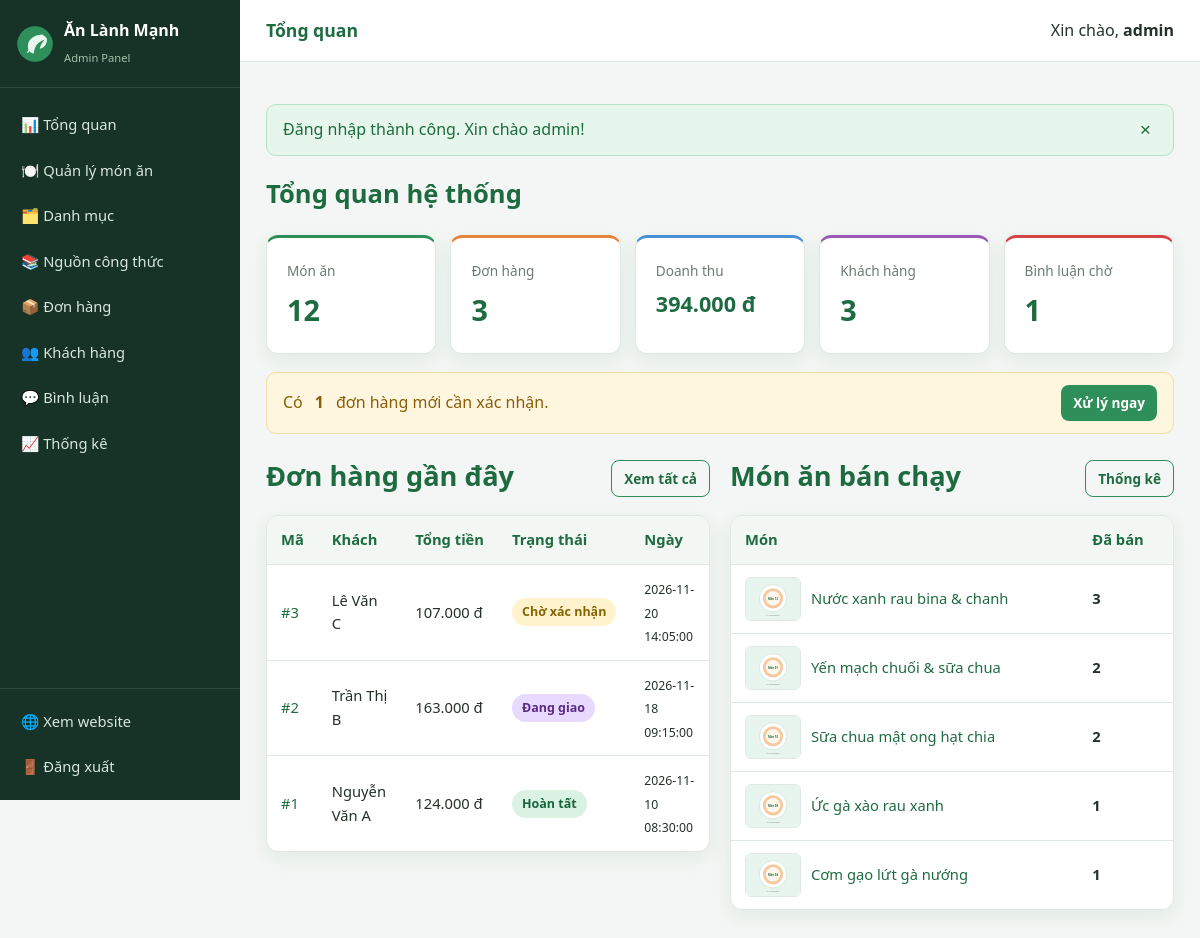
/admin/index.php (signed in), run on the app's committed database.
### tables this page shows
CREATE TABLE don_hang (
    id INT AUTO_INCREMENT PRIMARY KEY,
    id_nguoi_dung INT NOT NULL,
    ho_ten VARCHAR(150) NOT NULL,
    dien_thoai VARCHAR(20) NOT NULL,
    dia_chi TEXT NOT NULL,
    tong_tien DECIMAL(10,2) NOT NULL,
    tong_calo INT NOT NULL DEFAULT 0,
    trang_thai ENUM('cho_xac_nhan','dang_chuan_bi','dang_giao','hoan_tat','huy') NOT NULL DEFAULT 'cho_xac_nhan',
    ghi_chu TEXT,
    created_at TIMESTAMP DEFAULT CURRENT_TIMESTAMP,
    FOREIGN KEY (id_nguoi_dung) REFERENCES nguoi_dung(id) ON DELETE CASCADE
);

CREATE TABLE nguoi_dung (
    id INT AUTO_INCREMENT PRIMARY KEY,
    ho_ten VARCHAR(150) NOT NULL,
    email VARCHAR(150) NOT NULL UNIQUE,
    mat_khau VARCHAR(255) NOT NULL,
    gioi_tinh ENUM('nam','nu','khac') NOT NULL DEFAULT 'khac',
    tuoi INT NOT NULL DEFAULT 25,
    chieu_cao DECIMAL(5,2) NOT NULL DEFAULT 165.00,
    can_nang DECIMAL(5,2) NOT NULL DEFAULT 60.00,
    muc_do_hoat_dong ENUM('thap','trung_binh','cao') NOT NULL DEFAULT 'trung_binh',
    muc_tieu ENUM('giam_can','tang_can','duy_tri') NOT NULL DEFAULT 'duy_tri',
    dien_thoai VARCHAR(20) DEFAULT NULL,
    dia_chi TEXT,
    vai_tro ENUM('user','admin') NOT NULL DEFAULT 'user',
    trang_thai TINYINT(1) NOT NULL DEFAULT 1,
    created_at TIMESTAMP DEFAULT CURRENT_TIMESTAMP
);

CREATE TABLE mon_an (
    id INT AUTO_INCREMENT PRIMARY KEY,
    ten VARCHAR(200) NOT NULL,
    slug VARCHAR(200) NOT NULL UNIQUE,
    id_danh_muc INT NOT NULL,
    id_nguon INT NOT NULL,
    mo_ta TEXT,
    nguyen_lieu TEXT,
    calo INT NOT NULL DEFAULT 0,
    protein DECIMAL(5,1) NOT NULL DEFAULT 0,
    carb DECIMAL(5,1) NOT NULL DEFAULT 0,
    fat DECIMAL(5,1) NOT NULL DEFAULT 0,
    gia DECIMAL(10,2) NOT NULL DEFAULT 0,
    hinh_anh VARCHAR(255) NOT NULL DEFAULT 'images/product/default.svg',
    trang_thai TINYINT(1) NOT NULL DEFAULT 1,
    luot_xem INT NOT NULL DEFAULT 0,
    created_at TIMESTAMP DEFAULT CURRENT_TIMESTAMP,
    FOREIGN KEY (id_danh_muc) REFERENCES danh_muc(id) ON DELETE CASCADE,
    FOREIGN KEY (id_nguon) REFERENCES nguon_cong_thuc(id) ON DELETE CASCADE
);

### admin/index.php (the view, shortened to what this page needs)
<?php
require_once __DIR__ . '/includes/auth.php';
$so_mon     = (int)$pdo->query('SELECT COUNT(*) FROM mon_an')->fetchColumn();
$so_don     = (int)$pdo->query('SELECT COUNT(*) FROM don_hang')->fetchColumn();
$doanh_thu  = (float)$pdo->query("SELECT COALESCE(SUM(tong_tien),0) FROM don_hang WHERE trang_thai <> 'huy'")->fetchColumn();
$so_khach   = (int)$pdo->query("SELECT COUNT(*) FROM nguoi_dung WHERE vai_tro = 'user'")->fetchColumn();
$bl_cho     = (int)$pdo->query('SELECT COUNT(*) FROM binh_luan WHERE trang_thai = 0')->fetchColumn();
$dh_cho     = (int)$pdo->query("SELECT COUNT(*) FROM don_hang WHERE trang_thai = 'cho_xac_nhan'")->fetchColumn();
$recent_orders = $pdo->query("
    SELECT dh.*, nd.ho_ten
    FROM don_hang dh JOIN nguoi_dung nd ON dh.id_nguoi_dung = nd.id
    ORDER BY dh.created_at DESC LIMIT 5
")->fetchAll();
$top_foods = $pdo->query("
    SELECT m.id, m.ten, m.hinh_anh, SUM(ct.so_luong) AS da_ban
    FROM chi_tiet_don_hang ct JOIN mon_an m ON ct.id_mon_an = m.id
    GROUP BY m.id ORDER BY da_ban DESC LIMIT 5
")->fetchAll();
include __DIR__ . '/includes/header.php';
?>
<h1 class="admin-page-title">Tổng quan hệ thống</h1>
<div class="stat-grid">
    <div class="stat-card"><span>Món ăn</span><strong><?= $so_mon ?></strong></div>
    <div class="stat-card"><span>Đơn hàng</span><strong><?= $so_don ?></strong></div>
    <div class="stat-card"><span>Doanh thu</span><strong style="font-size:1.35rem"><?= money($doanh_thu) ?></strong></div>
    <div class="stat-card"><span>Khách hàng</span><strong><?= $so_khach ?></strong></div>
    <div class="stat-card"><span>Bình luận chờ</span><strong><?= $bl_cho ?></strong></div>
</div>
<?php if ($dh_cho > 0): ?>
    <div class="alert alert-warning" style="margin-top:18px">
        Có <strong><?= $dh_cho ?></strong> đơn hàng mới cần xác nhận.
        <a href="donhang.php" class="btn btn-sm btn-primary" style="margin-left:auto">Xử lý ngay</a>
    </div>
<?php endif; ?>
<div class="grid grid-2" style="margin-top:20px">
    <section>
        <div class="section-head"><h2>Đơn hàng gần đây</h2><a href="donhang.php" class="btn btn-sm btn-outline">Xem tất cả</a></div>
        <div class="table-wrap">
            <table>
                <thead><tr><th>Mã</th><th>Khách</th><th>Tổng tiền</th><th>Trạng thái</th><th>Ngày</th></tr></thead>
                <tbody>
                <?php foreach ($recent_orders as $o): ?>
                    <tr>
                        <td><a href="donhang.php?xem=<?= (int)$o['id'] ?>">#<?= (int)$o['id'] ?></a></td>
                        <td><?= e($o['ho_ten']) ?></td>
                        <td><?= money($o['tong_tien']) ?></td>
                        <td><?= order_status_badge($o['trang_thai']) ?></td>
                        <td><small><?= e($o['created_at']) ?></small></td>
                    </tr>
                <?php endforeach; ?>
                </tbody>
            </table>
        </div>
    </section>
    <section>
        <div class="section-head"><h2>Món ăn bán chạy</h2><a href="thongke.php" class="btn btn-sm btn-outline">Thống kê</a></div>
        <div class="table-wrap">
            <table>
                <thead><tr><th>Món</th><th>Đã bán</th></tr></thead>
                <tbody>
                <?php foreach ($top_foods as $f): ?>
                    <tr>
                        <td>
                            <div style="display:flex;align-items:center;gap:10px">
                                <img class="thumb" src="<?= e(asset_url($f['hinh_anh'])) ?>" alt="">
                                <a href="monan.php?edit=<?= (int)$f['id'] ?>"><?= e($f['ten']) ?></a>
                            </div>
                        </td>
                        <td><strong><?= (int)$f['da_ban'] ?></strong></td>
                    </tr>
                <?php endforeach; ?>
                </tbody>
            </table>
        </div>
    </section>
</div>
<?php include __DIR__ . '/includes/footer.php'; ?>

### includes/functions.php (shortened to what this page needs)
<?php
function e($value): string
{
    return htmlspecialchars((string)$value, ENT_QUOTES, 'UTF-8');
}
function asset_url(string $path): string
{
    $script = str_replace('\\', '/', $_SERVER['SCRIPT_NAME'] ?? '');
    return str_contains($script, '/admin/') ? '../' . $path : $path;
}
function flash_html(): string
{
    $f = $_SESSION['flash'];
    return '<div class="alert alert-' . e($f['type']) . '" role="alert">'
        . e($f['message'])
        . '<button type="button" class="alert-close" aria-label="Đóng">&times;</button>'
        . '</div>';
}
function money($amount): string
{
    return number_format((float)$amount, 0, ',', '.') . ' đ';
}
function order_status_label(string $status): string
{
    return [
        'cho_xac_nhan'  => 'Chờ xác nhận',
        'dang_chuan_bi' => 'Đang chuẩn bị',
        'dang_giao'     => 'Đang giao',
        'hoan_tat'      => 'Hoàn tất',
        'huy'           => 'Đã hủy',
    ][$status] ?? $status;
}
function order_status_badge(string $status): string
{
    return '<span class="badge badge-' . e($status) . '">' . e(order_status_label($status)) . '</span>';
}

### admin/css/admin.css (style rules this page uses)
body { background: #f3f6f4; }
.admin-content section { margin: 0 0 26px; }
.admin-page-title { margin: 0 0 20px; font-size: 1.6rem; color: var(--green-dark); }
.stat-grid { display: grid; grid-template-columns: repeat(5, minmax(0,1fr)); gap: 14px; }
.stat-card { border-top: 3px solid var(--green); }
.stat-card:nth-child(2) { border-top-color: var(--orange); }
.stat-card:nth-child(3) { border-top-color: #4a90d9; }
.stat-card:nth-child(4) { border-top-color: #9b59b6; }
.stat-card:nth-child(5) { border-top-color: var(--danger); }

### css/style.css (style rules this page uses)
:root { --green: #2f8f5b; --green-dark: #1f6b41; --green-light: #e8f5ee; --orange: #e8833a; --text: #243129; --muted: #6b7b71; --bg: #f7faf8; --white: #fff; --border: #dfe8e2; --danger: #d64545; --warning: #d99a1c; --radius: 12px; --shadow: 0 6px 20px rgba(31, 107, 65, .08); }
* { box-sizing: border-box; }
html { scroll-behavior: smooth; }
body { margin: 0; font-family: "Segoe UI", Roboto, Helvetica, Arial, sans-serif; color: var(--text); background: var(--bg); line-height: 1.6; }
a { color: var(--green-dark); text-decoration: none; }
img { max-width: 100%; display: block; }
.btn { display: inline-block; border: 0; border-radius: 8px; cursor: pointer; padding: 10px 18px; font-size: .95rem; font-weight: 600; text-align: center; transition: .18s ease; font-family: inherit; }
.btn-sm { padding: 7px 12px; font-size: .85rem; }
.btn-primary { background: var(--green); color: #fff; }
.btn-outline { background: transparent; color: var(--green-dark); border: 1px solid var(--green); }
.alert { display: flex; align-items: center; justify-content: space-between; gap: 12px; padding: 12px 16px; border-radius: 10px; margin: 18px 0; font-weight: 500; }
.alert-success { background: #e6f6ec; color: #1c6b3c; border: 1px solid #b7e2c8; }
.alert-warning { background: #fff6e0; color: #8a5d08; border: 1px solid #f3dda6; }
.alert-close { background: none; border: 0; font-size: 1.2rem; cursor: pointer; color: inherit; }
section { margin: 32px 0; }
.section-head { display: flex; align-items: end; justify-content: space-between; gap: 12px; margin-bottom: 18px; }
.section-head h1, .section-head h2 { margin: 0; font-size: 1.7rem; color: var(--green-dark); }
.grid { display: grid; gap: 20px; }
.grid-2 { grid-template-columns: repeat(2, minmax(0, 1fr)); }
.table-wrap { overflow-x: auto; background: #fff; border: 1px solid var(--border); border-radius: var(--radius); box-shadow: var(--shadow); }
table { width: 100%; border-collapse: collapse; }
th, td { padding: 12px 14px; text-align: left; border-bottom: 1px solid var(--border); font-size: .92rem; vertical-align: middle; }
th { background: #f2f7f4; color: var(--green-dark); font-weight: 700; white-space: nowrap; }
tr:last-child td { border-bottom: 0; }
.thumb { width: 56px; height: 44px; object-fit: cover; border-radius: 6px; border: 1px solid var(--border); }
.badge { display: inline-block; padding: 4px 10px; border-radius: 999px; font-size: .78rem; font-weight: 700; white-space: nowrap; }
.badge-cho_xac_nhan { background: #fff3cd; color: #856404; }
.badge-dang_giao { background: #e8d9ff; color: #5b2a86; }
.badge-hoan_tat { background: #d9f2e3; color: #17653a; }
.stat-card { background: #fff; border: 1px solid var(--border); border-radius: var(--radius); padding: 20px; box-shadow: var(--shadow); }
.stat-card span { color: var(--muted); font-size: .85rem; }
.stat-card strong { display: block; font-size: 1.8rem; color: var(--green-dark); margin-top: 4px; }

### data on the page
don_hang: id "3", id_nguoi_dung.ho_ten "Lê Văn C", tong_tien "107.000 đ", trang_thai "Chờ xác nhận", created_at "2026-11-20 14:05:00"
don_hang: id "2", id_nguoi_dung.ho_ten "Trần Thị B", tong_tien "163.000 đ", trang_thai "Đang giao", created_at "2026-11-18 09:15:00"
don_hang: id "1", id_nguoi_dung.ho_ten "Nguyễn Văn A", tong_tien "124.000 đ", trang_thai "Hoàn tất", created_at "2026-11-10 08:30:00"
mon_an: hinh_anh (picture), ten "Nước xanh rau bina & chanh", da_ban "3"
mon_an: hinh_anh (picture), ten "Yến mạch chuối & sữa chua", da_ban "2"
mon_an: hinh_anh (picture), ten "Sữa chua mật ong hạt chia", da_ban "2"
mon_an: hinh_anh (picture), ten "Ức gà xào rau xanh", da_ban "1"
mon_an: hinh_anh (picture), ten "Cơm gạo lứt gà nướng", da_ban "1"

### other printed values
$page_title "Tổng quan"
$_SESSION['ho_ten'] "admin"
$f['message'] "Đăng nhập thành công. Xin chào admin!"
$so_mon "12"
$so_don "3"
money($doanh_thu) "394.000 đ"
$so_khach "3"
$bl_cho "1"
$dh_cho "1"
